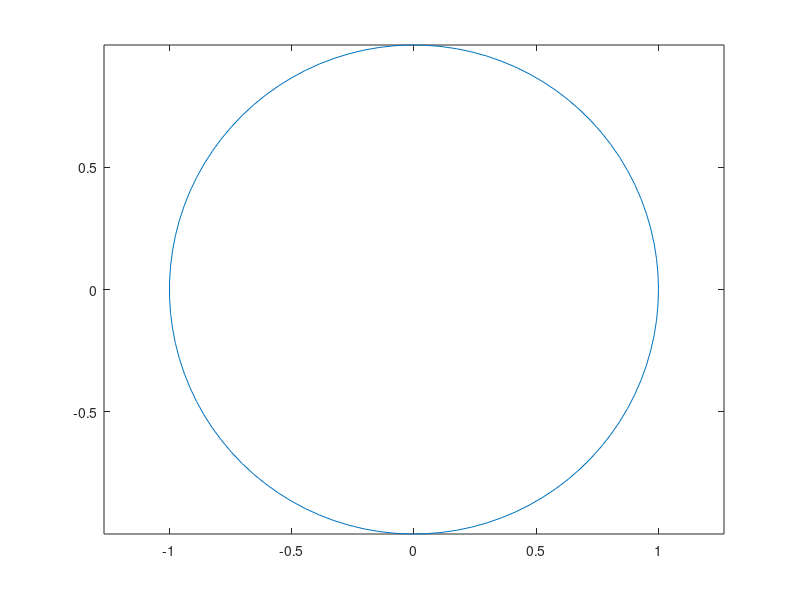
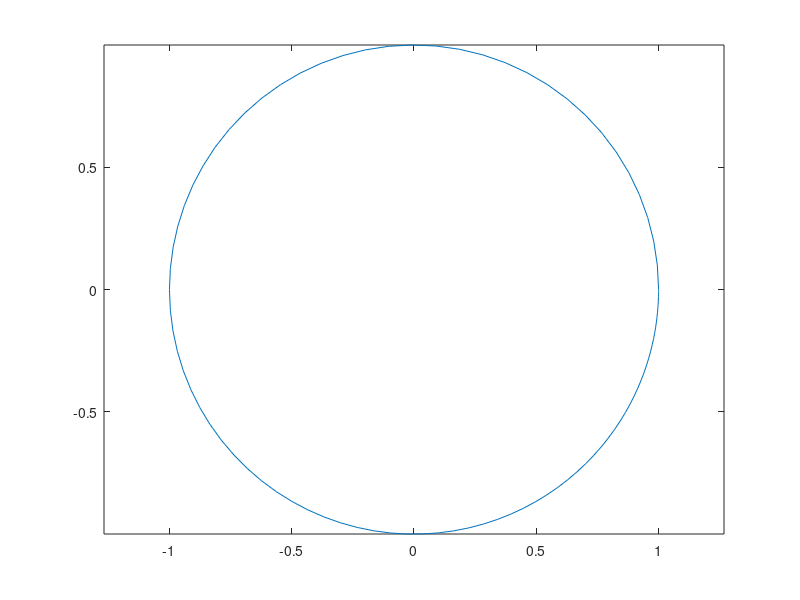

Here is the MATLAB script that generated these plots, in order:
clear, clc
% Obligatory
disp("Hello world")

% Learning to plot parametric curves in the complex plane
gamma= @(t) exp(1i*t);
sigma = @(t) exp(2*pi*1i*sin(t));

t_1 = linspace(0, 2*pi);
figure(1)
plot(real(gamma(t_1)), imag(gamma(t_1))); axis equal;

t_2 = linspace(0, pi/2);
figure(2)
plot(real(sigma(t_2)), imag(sigma(t_2))); axis equal;
